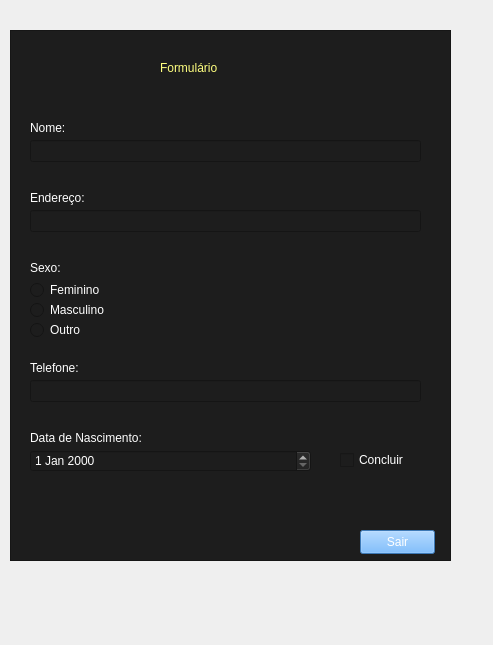
<?xml version="1.0" encoding="UTF-8"?>
<ui version="4.0">
 <class>Form</class>
 <widget class="QWidget" name="Form">
  <property name="geometry">
   <rect>
    <x>0</x>
    <y>0</y>
    <width>493</width>
    <height>645</height>
   </rect>
  </property>
  <property name="windowTitle">
   <string>Form</string>
  </property>
  <widget class="QFrame" name="telaCadastro">
   <property name="geometry">
    <rect>
     <x>10</x>
     <y>30</y>
     <width>441</width>
     <height>531</height>
    </rect>
   </property>
   <property name="styleSheet">
    <string notr="true">background-color: rgb(29, 29, 29);</string>
   </property>
   <property name="frameShape">
    <enum>QFrame::Shape::StyledPanel</enum>
   </property>
   <property name="frameShadow">
    <enum>QFrame::Shadow::Raised</enum>
   </property>
   <widget class="QPushButton" name="pushButton">
    <property name="geometry">
     <rect>
      <x>350</x>
      <y>500</y>
      <width>75</width>
      <height>24</height>
     </rect>
    </property>
    <property name="styleSheet">
     <string notr="true">color: rgb(255, 255, 255);
background-color: rgb(85, 170, 255);</string>
    </property>
    <property name="text">
     <string>Sair</string>
    </property>
   </widget>
   <widget class="QCheckBox" name="checkBox">
    <property name="geometry">
     <rect>
      <x>330</x>
      <y>420</y>
      <width>76</width>
      <height>20</height>
     </rect>
    </property>
    <property name="styleSheet">
     <string notr="true">color: rgb(255, 255, 255);
font: 10pt &quot;Times New Roman&quot;;</string>
    </property>
    <property name="text">
     <string>Concluir</string>
    </property>
   </widget>
   <widget class="QLineEdit" name="lineEdit_2">
    <property name="geometry">
     <rect>
      <x>20</x>
      <y>180</y>
      <width>391</width>
      <height>22</height>
     </rect>
    </property>
   </widget>
   <widget class="QLabel" name="label_5">
    <property name="geometry">
     <rect>
      <x>20</x>
      <y>330</y>
      <width>61</width>
      <height>16</height>
     </rect>
    </property>
    <property name="styleSheet">
     <string notr="true">font: 600 10pt &quot;Segoe UI&quot;;
color: rgb(255, 255, 255);
font: 10pt &quot;Times New Roman&quot;;</string>
    </property>
    <property name="text">
     <string>Telefone:</string>
    </property>
   </widget>
   <widget class="QLabel" name="label">
    <property name="geometry">
     <rect>
      <x>150</x>
      <y>30</y>
      <width>131</width>
      <height>16</height>
     </rect>
    </property>
    <property name="styleSheet">
     <string notr="true">font: 16pt &quot;Segoe Script&quot;;
color: rgb(255, 255, 127);</string>
    </property>
    <property name="text">
     <string>Formulário</string>
    </property>
   </widget>
   <widget class="QRadioButton" name="radioButton">
    <property name="geometry">
     <rect>
      <x>20</x>
      <y>250</y>
      <width>89</width>
      <height>20</height>
     </rect>
    </property>
    <property name="styleSheet">
     <string notr="true">color: rgb(255, 255, 255);
font: 10pt &quot;Times New Roman&quot;;</string>
    </property>
    <property name="text">
     <string>Feminino</string>
    </property>
   </widget>
   <widget class="QLabel" name="label_2">
    <property name="geometry">
     <rect>
      <x>20</x>
      <y>90</y>
      <width>49</width>
      <height>16</height>
     </rect>
    </property>
    <property name="styleSheet">
     <string notr="true">font: 10pt &quot;Times New Roman&quot;;
color: rgb(255, 255, 255);</string>
    </property>
    <property name="text">
     <string>Nome:</string>
    </property>
   </widget>
   <widget class="QLineEdit" name="lineEdit_3">
    <property name="geometry">
     <rect>
      <x>20</x>
      <y>350</y>
      <width>391</width>
      <height>22</height>
     </rect>
    </property>
   </widget>
   <widget class="QLineEdit" name="lineEdit">
    <property name="geometry">
     <rect>
      <x>20</x>
      <y>110</y>
      <width>391</width>
      <height>22</height>
     </rect>
    </property>
   </widget>
   <widget class="QLabel" name="label_3">
    <property name="geometry">
     <rect>
      <x>20</x>
      <y>160</y>
      <width>61</width>
      <height>16</height>
     </rect>
    </property>
    <property name="styleSheet">
     <string notr="true">color: rgb(255, 255, 255);
font: 10pt &quot;Times New Roman&quot;;</string>
    </property>
    <property name="text">
     <string>Endereço:</string>
    </property>
   </widget>
   <widget class="QLabel" name="label_4">
    <property name="geometry">
     <rect>
      <x>20</x>
      <y>230</y>
      <width>49</width>
      <height>16</height>
     </rect>
    </property>
    <property name="styleSheet">
     <string notr="true">color: rgb(255, 255, 255);
font: 10pt &quot;Times New Roman&quot;;</string>
    </property>
    <property name="text">
     <string>Sexo:</string>
    </property>
   </widget>
   <widget class="QRadioButton" name="radioButton_2">
    <property name="geometry">
     <rect>
      <x>20</x>
      <y>270</y>
      <width>89</width>
      <height>20</height>
     </rect>
    </property>
    <property name="styleSheet">
     <string notr="true">color: rgb(255, 255, 255);
font: 9pt &quot;Times New Roman&quot;;</string>
    </property>
    <property name="text">
     <string>Masculino</string>
    </property>
   </widget>
   <widget class="QDateEdit" name="dateEdit">
    <property name="geometry">
     <rect>
      <x>20</x>
      <y>420</y>
      <width>281</width>
      <height>22</height>
     </rect>
    </property>
    <property name="styleSheet">
     <string notr="true">color: rgb(255, 255, 255);
font: 10pt &quot;Times New Roman&quot;;</string>
    </property>
   </widget>
   <widget class="QRadioButton" name="radioButton_3">
    <property name="geometry">
     <rect>
      <x>20</x>
      <y>290</y>
      <width>89</width>
      <height>20</height>
     </rect>
    </property>
    <property name="styleSheet">
     <string notr="true">color: rgb(255, 255, 255);
font: 10pt &quot;Times New Roman&quot;;
</string>
    </property>
    <property name="text">
     <string>Outro</string>
    </property>
   </widget>
   <widget class="QLabel" name="label_6">
    <property name="geometry">
     <rect>
      <x>20</x>
      <y>400</y>
      <width>111</width>
      <height>16</height>
     </rect>
    </property>
    <property name="styleSheet">
     <string notr="true">color: rgb(255, 255, 255);</string>
    </property>
    <property name="text">
     <string>Data de Nascimento:</string>
    </property>
   </widget>
  </widget>
 </widget>
 <resources/>
 <connections/>
</ui>
